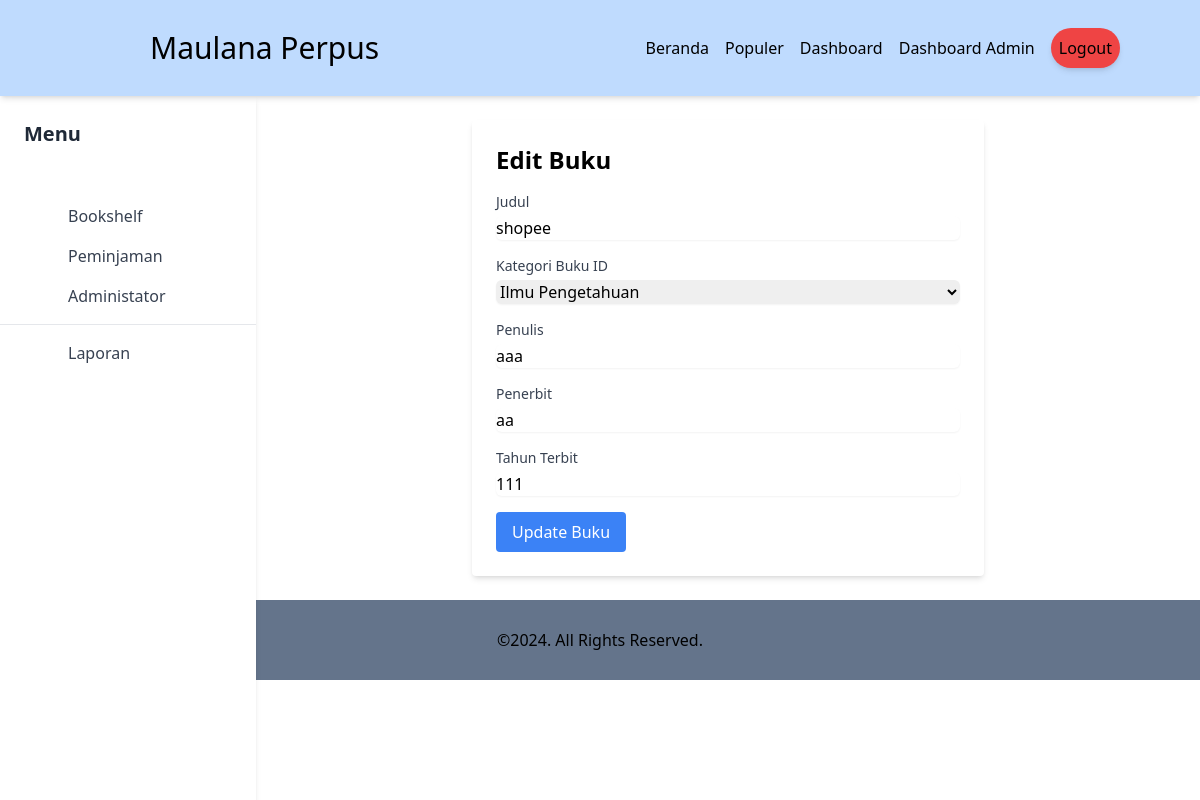
The app's page /staff?page=addbook&id=9 (signed in) with its own data.
### tables this page shows
CREATE TABLE `kategoribuku_relasi` (
  `KategoriBukuID` int(11) NOT NULL,
  `BukuID` int(11) NOT NULL,
  `KategoriID` int(11) NOT NULL
);

CREATE TABLE `buku` (
  `BukuID` int(11) NOT NULL,
  `Judul` varchar(255) NOT NULL,
  `KategoriBukuID` int(11) NOT NULL,
  `Penulis` varchar(255) NOT NULL,
  `Penerbit` varchar(255) NOT NULL,
  `TahunTerbit` int(4) NOT NULL
);

CREATE TABLE `kategoribuku` (
  `KategoriID` int(11) NOT NULL,
  `NamaKategori` varchar(255) NOT NULL
);

### staff/addbook-page.php (the view, shortened to what this page needs)
<?php
$buku = null;
if (isset($_GET['id'])) {
    $stmt = $conn->prepare("SELECT * FROM buku
    LEFT JOIN
        kategoribuku_relasi ON buku.KategoriBukuID = kategoribuku_relasi.KategoriBukuID
    WHERE buku.BukuID = ?");
    $stmt->execute([$_GET['id']]);
    $buku = $stmt->fetch(PDO::FETCH_ASSOC);
}
?>
<div class="max-w-lg mx-auto bg-white p-6 rounded shadow-md">
    <h1 class="text-2xl font-bold mb-4"><?= $buku ? 'Edit Buku' : 'Tambah Buku' ?></h1>
    <form action="" method="POST">
        <div class="mb-4">
            <label for="judul" class="block text-sm font-medium text-gray-700">Judul</label>
            <input type="text" name="judul" id="judul" required class="mt-1 block w-full border-gray-300 rounded-md shadow-sm focus:border-indigo-500 focus:ring focus:ring-indigo-200" value="<?= $buku['Judul'] ?? '' ?>">
        </div>
        <div class="mb-4">
            <label for="kategoriBukuID" class="block text-sm font-medium text-gray-700">Kategori Buku ID</label>
            <?php
                $query = $conn->query("select * from kategoribuku");
                $kategoriBuku = $query->fetchAll();
            ?>
            <select name="kategoriBukuID" id="kategoriBukuID" required class="mt-1 block w-full border-gray-300 rounded-md shadow-sm focus:border-indigo-500 focus:ring focus:ring-indigo-200">
                <?php foreach ($kategoriBuku as $kategori): ?>
                    <option value="<?= $kategori['KategoriID'] ?>" <?= ($buku && $buku['KategoriID'] == $kategori['KategoriID']) ? 'selected' : '' ?>>
                        <?= $kategori['NamaKategori'] ?>
                    </option>
                <?php endforeach; ?>
            </select>
        </div>
        <div class="mb-4">
            <label for="penulis" class="block text-sm font-medium text-gray-700">Penulis</label>
            <input type="text" name="penulis" id="penulis" required class="mt-1 block w-full border-gray-300 rounded-md shadow-sm focus:border-indigo-500 focus:ring focus:ring-indigo-200" value="<?= $buku['Penulis'] ?? '' ?>">
        </div>
        <div class="mb-4">
            <label for="penerbit" class="block text-sm font-medium text-gray-700">Penerbit</label>
            <input type="text" name="penerbit" id="penerbit" required class="mt-1 block w-full border-gray-300 rounded-md shadow-sm focus:border-indigo-500 focus:ring focus:ring-indigo-200" value="<?= $buku['Penerbit'] ?? '' ?>">
        </div>
        <div class="mb-4">
            <label for="tahunTerbit" class="block text-sm font-medium text-gray-700">Tahun Terbit</label>
            <input type="number" name="tahunTerbit" id="tahunTerbit" required class="mt-1 block w-full border-gray-300 rounded-md shadow-sm focus:border-indigo-500 focus:ring focus:ring-indigo-200" value="<?= $buku['TahunTerbit'] ?? '' ?>">
        </div>
        <button type="submit" class="bg-blue-500 text-white px-4 py-2 rounded"><?= $buku ? 'Update Buku' : 'Tambah Buku' ?></button>
    </form>
</div>

### staff/index.php (style rules this page uses)
* { margin: 0; padding: 0; box-sizing: border-box; }

### records on screen
kategoribuku_relasi: judul "shopee", kategoriBukuID "Ilmu Pengetahuan", penulis "aaa", penerbit "aa", tahunTerbit "111"
